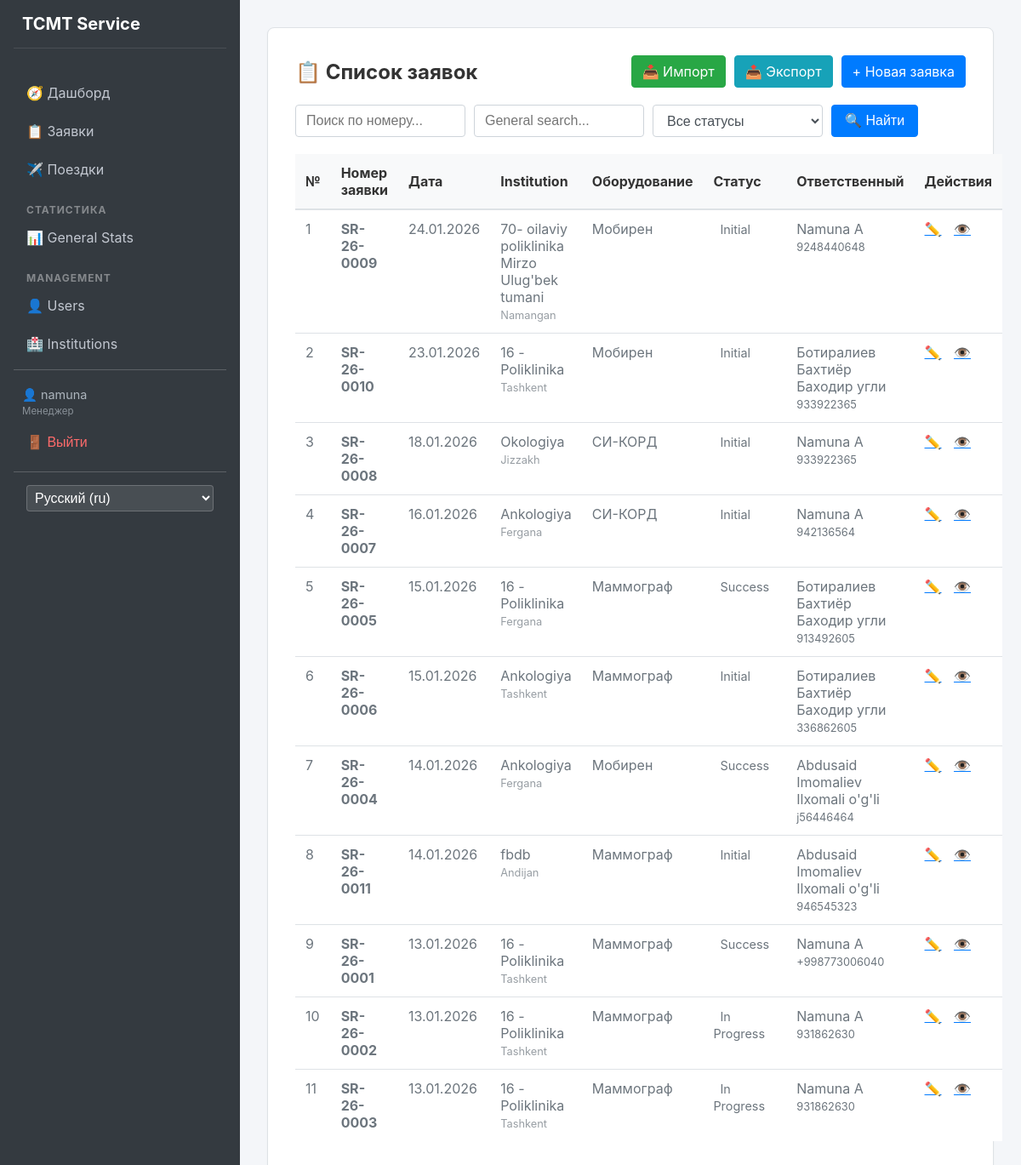
/requests/ (signed in), run on the app's committed database.
### apps/users/models.py (models this page shows, shortened)
class User(AbstractUser):
    class Role(models.TextChoices):
        ADMIN = 'admin', 'Администратор'
        MANAGER = 'manager', 'Менеджер'
        USER = 'user', 'Пользователь'
    full_name = models.CharField(max_length=255)
    passport = models.CharField(max_length=20)
    role = models.CharField(
        max_length=20,
        choices=Role.choices,
        default=Role.USER
    )

### apps/requests/models.py (models this page shows, shortened)
class Request(models.Model):
    created_at = models.DateField(default=datetime.date.today)
    responsible = models.ForeignKey(
        settings.AUTH_USER_MODEL,
        on_delete=models.SET_NULL,
        null=True,
        related_name='requests'
    )
    region = models.ForeignKey(Region, on_delete=models.PROTECT)
    institution = models.ForeignKey(Institution, on_delete=models.PROTECT)
    description = models.TextField()
    contact_phone = models.CharField(max_length=20)
    request_number = models.CharField(
        max_length=20,
        unique=True,
        editable=False
    )
    equipment_type = models.ForeignKey(EquipmentType, on_delete=models.PROTECT)
    status = models.ForeignKey(Status, on_delete=models.PROTECT)

### apps/core/models.py (models this page shows, shortened)
class Institution(models.Model):
    name = models.CharField(max_length=255)
    region = models.ForeignKey(Region, on_delete=models.CASCADE)

class Region(models.Model):
    name = models.CharField(max_length=100)

class EquipmentType(models.Model):
    name = models.CharField(max_length=255)

class Status(models.Model):
    name = models.CharField(max_length=100)

### apps/requests/views.py (the view)
# urls.py: path('', views.RequestListView.as_view(), name='list'),
class RequestListView(LoginRequiredMixin, ListView):
    model = Request
    template_name = 'requests/list.html'
    context_object_name = 'requests'
    ordering = ['-created_at']
    paginate_by = 15
    def get_queryset(self):
        queryset = super().get_queryset()
        if self.request.user.role == User.Role.USER:
            queryset = queryset.filter(responsible=self.request.user).exclude(status__name__in=CLOSED_STATUSES)
        q = self.request.GET.get('q')
        status_id = self.request.GET.get('status')
        req_num = self.request.GET.get('req_num')
        if q:
            queryset = queryset.filter(
                Q(request_number__icontains=q) |
                Q(description__icontains=q) |
                Q(responsible__full_name__icontains=q)
            )
        if req_num:
            if req_num.isdigit():
                padded_num = req_num.zfill(4)
                queryset = queryset.filter(request_number__icontains=padded_num)
            else:
                queryset = queryset.filter(request_number__icontains=req_num)
        if status_id and status_id.isdigit():
            queryset = queryset.filter(status_id=int(status_id))
        return queryset
    def get_context_data(self, **kwargs):
        context = super().get_context_data(**kwargs)
        status = self.request.GET.get('status')
        context['selected_status'] = int(status) if status and status.isdigit() else None
        context['statuses'] = Status.objects.all()
        context['closed_statuses'] = CLOSED_STATUSES
        return context

### templates/requests/list.html (shortened to what this page needs)
{% extends 'base.html' %}
{% load i18n %}
{% block content %}
<div class="glass-container">
    <div style="display: flex; justify-content: space-between; align-items: center; margin-bottom: 20px;">
        <h2 style="color: white; margin: 0;">📋 {% trans "Requests List" %}</h2>
        {% if user.role != 'user' %}
        <div style="display: flex; gap: 10px;">
            <a href="{% url 'requests:import' %}" class="btn-primary"
                style="text-decoration: none; background-color: #28a745; border-color: #28a745;">
                📥 {% trans "Import" %}
            </a>
            <a href="{% url 'requests:export' %}" class="btn-primary"
                style="text-decoration: none; background-color: #17a2b8; border-color: #17a2b8;">
                📤 {% trans "Export" %}
            </a>
            <a href="{% url 'requests:create' %}" class="btn-primary" style="text-decoration: none;">
                + {% trans "New Request" %}
            </a>
        </div>
        {% endif %}
    </div>
    <form method="get" style="margin-bottom: 20px; display: flex; gap: 10px;">
        <input type="text" name="req_num" placeholder="{% trans 'Search by number...' %}"
            value="{{ request.GET.req_num|default:'' }}" style="width: 200px; margin: 0;">
        <input type="text" name="q" placeholder="{% trans 'General search...' %}" value="{{ request.GET.q|default:'' }}"
            style="width: 200px; margin: 0;">
        <select name="status" style="width: 200px; margin: 0;" onchange="this.form.submit()">
            <option value="">{% trans "All Statuses" %}</option>
        </select>
        <button type="submit" class="btn-primary" style="padding: 5px 15px;">🔍 {% trans "Search" %}</button>
    </form>
    <table>
        <thead>
            <tr>
                <th>№</th>
                <th>{% trans "Request Number" %}</th>
                <th>{% trans "Date" %}</th>
                <th>{% trans "Institution" %}</th>
                <th>{% trans "Equipment" %}</th>
                <th>{% trans "Status" %}</th>
                <th>{% trans "Responsible" %}</th>
                <th>{% trans "Actions" %}</th>
            </tr>
        </thead>
        <tbody>
            {% for req in requests %}
            <tr>
                <td>{{ forloop.counter }}</td>
                <td><strong>{{ req.request_number }}</strong></td>
                <td>{{ req.created_at|date:"d.m.Y" }}</td>
                <td>
                    {{ req.institution.name }}<br>
                    <span style="font-size: 0.8em; opacity: 0.7;">
                        {{ req.region.name }}
                    </span>
                </td>
                <td>{{ req.equipment_type.name }}</td>
                <td>
                    <span style="padding: 4px 8px; border-radius: 4px;
                                 background: rgba(255,255,255,0.3); font-size: 0.9em;">
                        {{ req.status.name }}
                    </span>
                </td>
                <td>
                    {{ req.responsible.full_name }}<br>
                    <span style="font-size: 0.8em;">
                        {{ req.contact_phone }}
                    </span>
                </td>
                <td>
                    {% if user.role == 'user' and req.status.name in closed_statuses %}
                    <span style="opacity: 0.3; margin-right: 10px;">🔒</span>
                    {% else %}
                    <a href="{% url 'requests:update' req.pk %}" style="color: white; margin-right: 10px;">✏️</a>
                    {% endif %}
                    <a href="{% url 'requests:detail' req.pk %}" style="color: white;">👁️</a>
                </td>
            </tr>
            {% empty %}
            <tr>
                <td colspan="8" style="text-align: center; padding: 20px;">
                    {% trans "No requests yet" %}
                </td>
            </tr>
            {% endfor %}
        </tbody>
    </table>
</div>
{% endblock %}

### templates/base.html (shortened to what this page needs)
<!DOCTYPE html>
<html lang="ru">
<head>
    {% load static %}
    {% load i18n %}
    <link rel="stylesheet" href="{% static 'css/style.css' %}">
</head>
<body>
    <div class="app-container">
        {% if user.is_authenticated %}
        <aside class="sidebar">
            <h2 style="color: white !important; border-bottom: 1px solid rgba(255,255,255,0.1);">TCMT Service</h2>
            <nav>
                <a href="{% url 'index' %}">🧭 {% trans "Dashboard" %}</a>
                <a href="{% url 'requests:list' %}">📋 {% trans "Requests" %}</a>
                <a href="{% url 'trips:list' %}">✈️ {% trans "Trips" %}</a>
                <div class="menu-divider">{% trans "Statistics" %}</div>
                <a href="{% url 'stats' %}">📊 {% trans "General Stats" %}</a>
                {% if user.role == 'admin' or user.role == 'manager' %}
                <div class="menu-divider">{% trans "Management" %}</div>
                <a href="{% url 'users:list' %}">👤 {% trans "Users" %}</a>
                <a href="{% url 'core:institution_list' %}">🏥 {% trans "Institutions" %}</a>
                {% endif %}
                <hr style="border-color: rgba(255,255,255,0.2); margin: 10px 0;">
                <div style="padding: 10px; font-size: 0.9em; color: #adb5bd;">
                    👤 {{ user.username }} <br>
                    <span style="font-size: 0.8em; opacity: 0.7;">{{ user.get_role_display }}</span>
                </div>
                <form action="{% url 'users:logout' %}" method="post" style="padding: 0; margin: 0;">
                    <button type="submit"
                        style="background: none; border: none; color: #ff6b6b; cursor: pointer; padding: 10px 15px; width: 100%; text-align: left; font-size: 1rem;">🚪
                        {% trans "Logout" %}</button>
                </form>
                <hr style="border-color: rgba(255,255,255,0.2); margin: 15px 0;">
                <form action="{% url 'set_language' %}" method="post" style="padding: 0 15px;">
                    <select name="language" onchange="this.form.submit()"
                        style="width: 100%; padding: 5px; background: rgba(255,255,255,0.1); color: white; border: 1px solid rgba(255,255,255,0.2); border-radius: 4px;">
                        {% get_current_language as LANGUAGE_CODE %}
                        {% get_available_languages as LANGUAGES %}
                        {% get_language_info_list for LANGUAGES as languages %}
                        {% for language in languages %}
                        <option value="{{ language.code }}" {% if language.code == LANGUAGE_CODE %} selected{% endif %}>
                            {{ language.name_local }} ({{ language.code }})
                        </option>
                        {% endfor %}
                    </select>
                </form>
            </nav>
        </aside>
        {% endif %}
        <main class="main-content">
            {% block content %}
            {% endblock %}
        </main>
    </div>
</body>
</html>

### static/css/style.css (style rules this page uses)
:root { --bg-body: #f4f6f9; --bg-card: #ffffff; --bg-sidebar: #343a40; --text-primary: #333333; --text-secondary: #6c757d; --text-white: #ffffff; --border-color: #dee2e6; --primary-color: #007bff; --primary-hover: #0056b3; --shadow-sm: 0 1px 2px rgba(0, 0, 0, 0.05); --shadow-md: 0 4px 6px rgba(0, 0, 0, 0.1); }
body { margin: 0; font-family: -apple-system, BlinkMacSystemFont, "Segoe UI", Roboto, "Helvetica Neue", Arial, sans-serif; background-color: var(--bg-body); color: var(--text-primary); min-height: 100vh; }
.app-container { display: flex; min-height: 100vh; }
.sidebar { width: 250px; background-color: var(--bg-sidebar); color: var(--text-white); display: flex; flex-direction: column; padding: 1rem; }
.sidebar h2 { font-size: 1.25rem; margin-bottom: 2rem; padding-left: 10px; border-bottom: 1px solid rgba(255, 255, 255, 0.1); padding-bottom: 1rem; }
.sidebar nav a { display: block; color: #c2c7d0; text-decoration: none; padding: 10px 15px; margin-bottom: 5px; border-radius: 4px; transition: all 0.2s; }
.menu-divider { padding: 15px 15px 5px; font-size: 0.75rem; text-transform: uppercase; letter-spacing: 1px; color: rgba(255, 255, 255, 0.4); font-weight: bold; }
.main-content { flex: 1; padding: 2rem; overflow-y: auto; }
.glass-container { background: var(--bg-card); border-radius: 8px; box-shadow: var(--shadow-sm); border: 1px solid var(--border-color); padding: 2rem; backdrop-filter: none; -webkit-backdrop-filter: none; }
input, select, textarea { width: 100%; padding: 0.375rem 0.75rem; font-size: 1rem; line-height: 1.5; color: #495057; background-color: #fff; background-clip: padding-box; border: 1px solid #ced4da; border-radius: 0.25rem; transition: border-color .15s ease-in-out, box-shadow .15s ease-in-out; box-sizing: border-box; margin-bottom: 1rem; }
button.btn-primary, .btn-primary { display: inline-block; font-weight: 400; text-align: center; vertical-align: middle; cursor: pointer; background-color: var(--primary-color); border: 1px solid var(--primary-color); padding: 0.375rem 0.75rem; font-size: 1rem; line-height: 1.5; border-radius: 0.25rem; color: #fff !important; transition: color .15s ease-in-out, background-color .15s ease-in-out; text-decoration: none; }
table { width: 100%; border-collapse: collapse; background-color: #fff; margin-bottom: 1rem; }
th { background-color: #f8f9fa; color: var(--text-primary); border-bottom: 2px solid var(--border-color); padding: 0.75rem; text-align: left; }
td { padding: 0.75rem; vertical-align: top; border-top: 1px solid var(--border-color); color: var(--text-secondary); }
table a { color: var(--primary-color) !important; }
h1, h2, h3, h4 { margin-top: 0; color: var(--text-primary) !important; }
hr { border: 0; border-top: 1px solid var(--border-color); }

### data on the page
User: username "namuna", role "Менеджер"
Request: request_number "SR-26-0009", created_at "24.01.2026", institution.name "70- oilaviy poliklinika Mirzo Ulug'bek tumani", region.name "Namangan", equipment_type.name "Мобирен", status.name "Initial", responsible.full_name "Namuna A", contact_phone "9248440648"
Request: request_number "SR-26-0010", created_at "23.01.2026", institution.name "16 - Poliklinika", region.name "Tashkent", equipment_type.name "Мобирен", status.name "Initial", responsible.full_name "Ботиралиев Бахтиёр Баходир угли", contact_phone "933922365"
Request: request_number "SR-26-0008", created_at "18.01.2026", institution.name "Okologiya", region.name "Jizzakh", equipment_type.name "СИ-КОРД", status.name "Initial", responsible.full_name "Namuna A", contact_phone "933922365"
Request: request_number "SR-26-0007", created_at "16.01.2026", institution.name "Ankologiya", region.name "Fergana", equipment_type.name "СИ-КОРД", status.name "Initial", responsible.full_name "Namuna A", contact_phone "942136564"
Request: request_number "SR-26-0005", created_at "15.01.2026", institution.name "16 - Poliklinika", region.name "Fergana", equipment_type.name "Маммограф", status.name "Success", responsible.full_name "Ботиралиев Бахтиёр Баходир угли", contact_phone "913492605"
Request: request_number "SR-26-0006", created_at "15.01.2026", institution.name "Ankologiya", region.name "Tashkent", equipment_type.name "Маммограф", status.name "Initial", responsible.full_name "Ботиралиев Бахтиёр Баходир угли", contact_phone "336862605"
Request: request_number "SR-26-0004", created_at "14.01.2026", institution.name "Ankologiya", region.name "Fergana", equipment_type.name "Мобирен", status.name "Success", responsible.full_name "Abdusaid Imomaliev Ilxomali o'g'li", contact_phone "j56446464"
Request: request_number "SR-26-0011", created_at "14.01.2026", institution.name "fbdb", region.name "Andijan", equipment_type.name "Маммограф", status.name "Initial", responsible.full_name "Abdusaid Imomaliev Ilxomali o'g'li", contact_phone "946545323"
Request: request_number "SR-26-0001", created_at "13.01.2026", institution.name "16 - Poliklinika", region.name "Tashkent", equipment_type.name "Маммограф", status.name "Success", responsible.full_name "Namuna A", contact_phone "+998773006040"
Request: request_number "SR-26-0002", created_at "13.01.2026", institution.name "16 - Poliklinika", region.name "Tashkent", equipment_type.name "Маммограф", status.name "In Progress", responsible.full_name "Namuna A", contact_phone "931862630"
Request: request_number "SR-26-0003", created_at "13.01.2026", institution.name "16 - Poliklinika", region.name "Tashkent", equipment_type.name "Маммограф", status.name "In Progress", responsible.full_name "Namuna A", contact_phone "931862630"

### other printed values
form field language "Русский (ru)"
